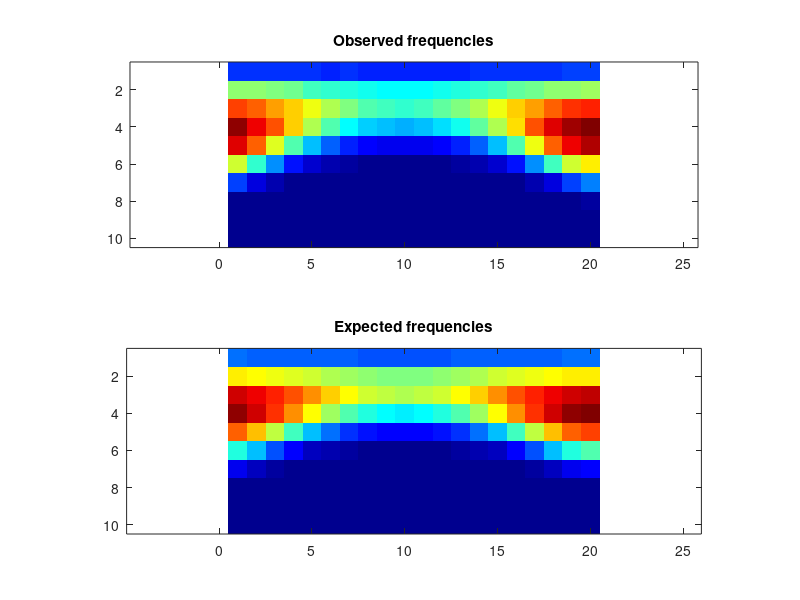

Write the MATLAB code that produced this figure.
frequencies = [ 3493, 3435, 3391, 3311, 3260, 3119, 3193, 3116, 3095, 2987, 3126, 3108, 3156, 3246, 3403, 3364, 3488, 3457, 3543, 3558; 10493, 10279, 9978, 9567, 8863, 8546, 8229, 7731, 7520, 7631, 7596, 7692, 8149, 8565, 8906, 9502, 9842, 10377, 10511, 10731; 16540, 15907, 14641, 13437, 12310, 10905, 9954, 9073, 8791, 8484, 8679, 9248, 9953, 10848, 12175, 13496, 14616, 15869, 16733, 16943; 19939, 18065, 16149, 13423, 11110, 9117, 7503, 6684, 6154, 5824, 6063, 6753, 7679, 9363, 11116, 13333, 16151, 18324, 19604, 20404; 18274, 15637, 12078, 9202, 6199, 4257, 3141, 2433, 2060, 1985, 2104, 2358, 3064, 4324, 6293, 9018, 12249, 15730, 18071, 19272; 11554, 8536, 5253, 2868, 1374, 728, 391, 279, 182, 187, 162, 241, 365, 714, 1393, 2747, 5163, 8608, 11629, 13030; 3695, 1862, 653, 209, 46, 7, 4, 1, 0, 0, 1, 1, 1, 5, 46, 188, 653, 1845, 3707, 4835; 279, 51, 0, 0, 0, 0, 0, 0, 0, 0, 0, 0, 0, 0, 0, 0, 6, 45, 277, 508; 0, 0, 0, 0, 0, 0, 0, 0, 0, 0, 0, 0, 0, 0, 0, 0, 0, 0, 0, 5; 0, 0, 0, 0, 0, 0, 0, 0, 0, 0, 0, 0, 0, 0, 0, 0, 0, 0, 0, 0 ];
expFrequencies = [ 13469.6, 13378.5, 13237.1, 13059.6, 12863.7, 12668.8, 12493.9, 12355.9, 12267.8, 12237.9, 12268.9, 12357.8, 12496.6, 12671.9, 12867.1, 13062.8, 13239.8, 13380.4, 13470.6, 13501.3; 38803.1, 38142.7, 37121.5, 35847.4, 34454.6, 33086.1, 31875.5, 30932.7, 30337.3, 30136, 30344.1, 30945.8, 31893.8, 33108, 34478.1, 35870.1, 37141, 38156.9, 38810.6, 39033.6; 56258.9, 54368, 51482.2, 47957.6, 44215.6, 40663.8, 37632.8, 35348.4, 33940.6, 33471, 33956.6, 35379.6, 37677.9, 40719.7, 44277.7, 48019.6, 51536.8, 54408.6, 56280.5, 56923.1; 59890.3, 56092.1, 50499.3, 44026.7, 37610.3, 31971.4, 27514.4, 24374, 22532.9, 21934.7, 22553.3, 24415.7, 27578.3, 32056.7, 37712.9, 44136.9, 50602.8, 56172.7, 59934.3, 61248.1; 47476.9, 41703.2, 33883.7, 25863.2, 19004, 13865.6, 10385.2, 8237.11, 7093.66, 6740.47, 7105.89, 8264, 10431.5, 13937.2, 19105.2, 25990.5, 34021, 41821.8, 47546.1, 49630.2; 24714.4, 18797, 12189.7, 7006.34, 3770, 2022.14, 1151.17, 735.81, 552.184, 500.701, 554.01, 740.44, 1161.13, 2042.67, 3810.07, 7076.6, 12292.2, 18909.6, 24790.7, 27154; 6049.32, 3231.87, 1237.76, 376.019, 101.314, 27.2834, 8.31064, 3.2197, 1.74841, 1.4192, 1.76075, 3.26287, 8.46344, 27.8702, 103.597, 384.092, 1260.57, 3275.74, 6092.89, 7539.83; 308.699, 61.3152, 5.27426, 0.239494, 0.00739623, 0.000212583, 8.04284e-006, 5.64917e-007, 9.9682e-008, 5.48221e-008, 1.01707e-007, 5.86569e-007, 8.46048e-006, 0.000225303, 0.00785136, 0.253215, 5.52759, 63.4638, 314.567, 553.529; 0.221652, 0.000283638, 4.28212e-009, 1.59023e-015, 0, 0, 0, 0, 0, 0, 0, 0, 0, 0, 0, 2.08703e-015, 5.3313e-009, 0.000329249, 0.238217, 1.78168; 0, 0, 0, 0, 0, 0, 0, 0, 0, 0, 0, 0, 0, 0, 0, 0, 0, 0, 0, 0 ];
colormap(jet);
clf; subplot(2,1,1);
imagesc(frequencies);
title('Observed frequencies');
axis equal;
subplot(2,1,2);
imagesc(expFrequencies);
axis equal;
title('Expected frequencies');
